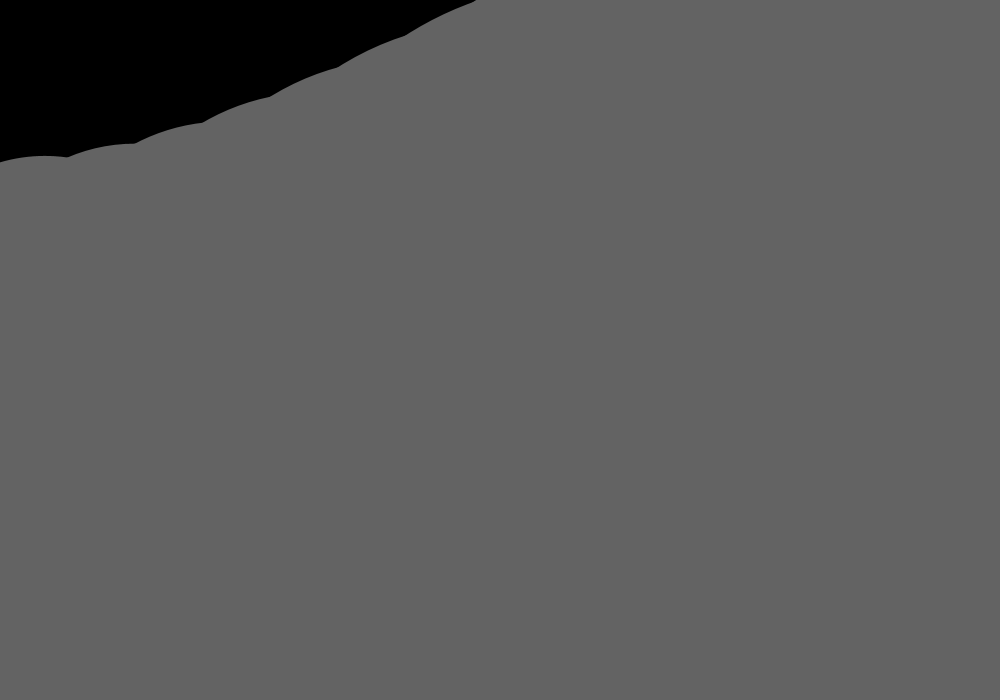
Frame 1 (no input)
Frame 60 (the mouse pressed at the canvas centre just before this capture): identical to frame 1, image omitted
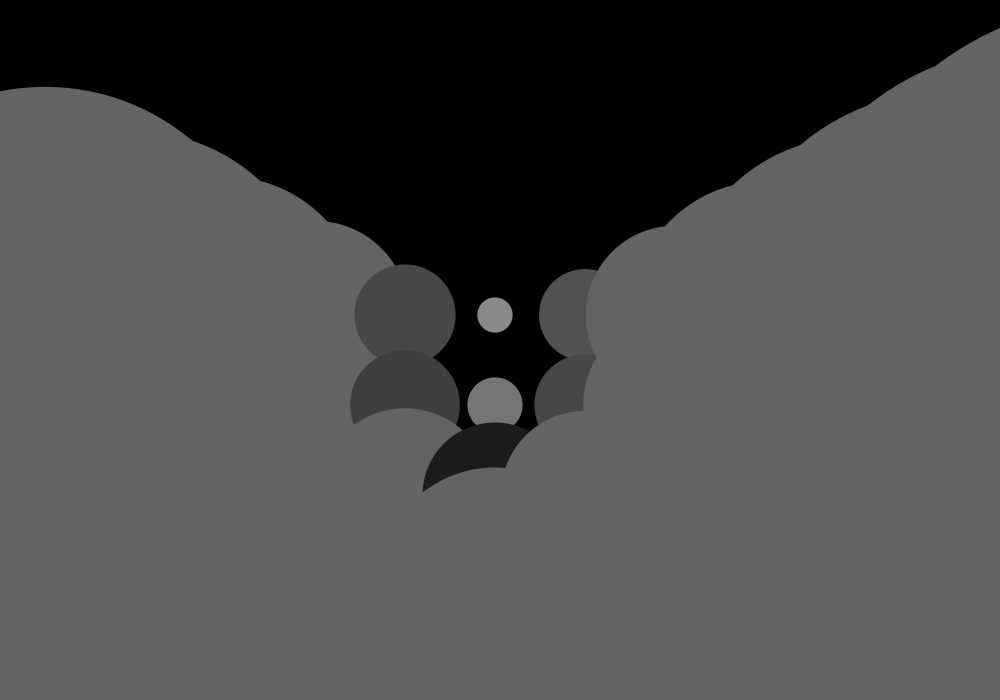
Frame 120 (the mouse held since frame 60 and released just before this capture)

The Processing sketch that drew these frames (run headless with seeded random() and noise(); from frame 60 on, the mouse is pressed at the canvas centre):

// Processing sketch: processing_156634
// ── processing_156634.pde

int fillColor;
float circleX;
float circleY;
float diameter;
int circleSpacing=90;

void setup(){
  size(1000,700);
}

void draw(){
  background(0);
  for (int i=0; i<799; i++) {
    for (int j=0; j<422; j++) {
      setCircleCoordinates(i, j);
      setFillRelativeToMouse();
      setDiameterRelativeToMouse();
      drawOneCircle();
    }
  }
}

void setCircleCoordinates(int x, int y) {
  circleX =(.5*circleSpacing)+(x*circleSpacing);
  circleY=(3.5*circleSpacing)+(y*circleSpacing);
}

void setFillRelativeToMouse() {
  fillColor = 172 - int(dist(mouseX, mouseY, circleX, circleY));
  if (fillColor<=5) {
    fillColor=99;
  }
  fill(fillColor);
  noStroke();
}

void setDiameterRelativeToMouse(){
diameter=dist(mouseX,mouseY,circleX,circleY);
}

void drawOneCircle(){
  ellipse(circleX,circleY,diameter,diameter);
}
